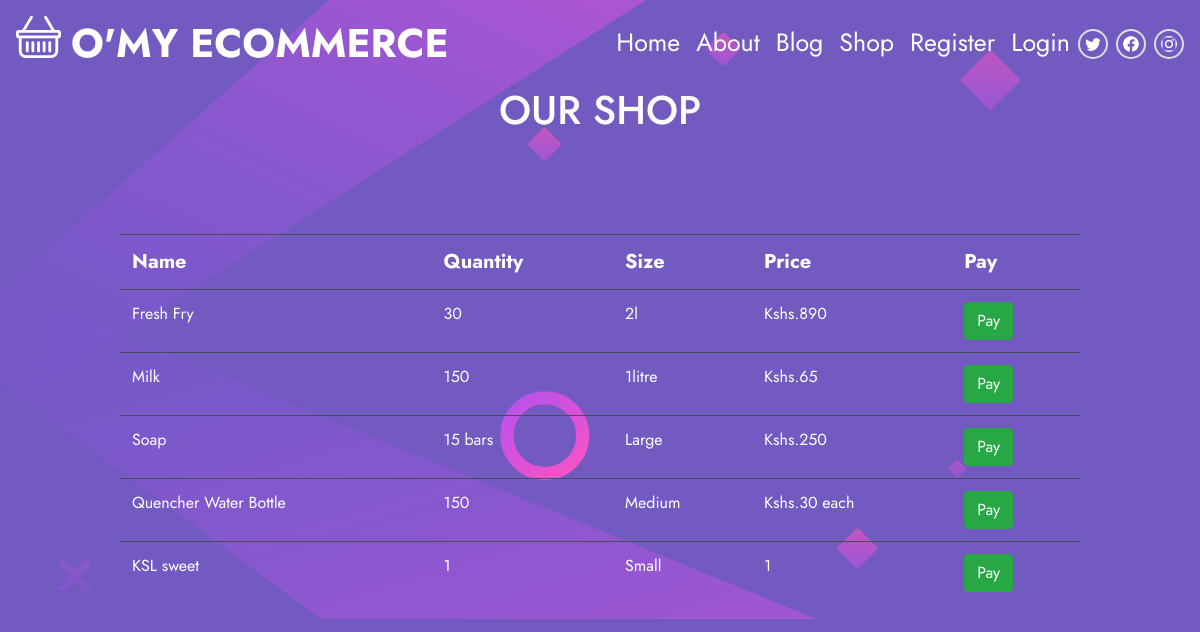
The app's page /shop/ with its own data.
### morningDjangoHtmlFormsProject/models.py (models this page shows)
class Product(models.Model):
    name = models.CharField(max_length=30, blank=False, null=False)
    qtty = models.CharField(max_length=30, blank=False, null=False)
    size = models.CharField(max_length=25, blank=False, null=False)
    price = models.CharField(max_length=20, blank=False, null=False)

### morningDjangoHtmlFormsProject/views.py (the view)
# urls.py: path('shop/', user_views.shop, name='shop-page'),
def shop(request):
    all_products = Product.objects.all()
    context = {"all_products": all_products}
    return render(request, 'shop.html', context)

### templates/shop.html
{% extends 'master.html' %}
{% load static %}
{% block content %}
    <div>
        <h1 class="products-heading text-white text-center">OUR SHOP</h1>
    <div class="products-table">
         <table class="products-list table table-dark table-hover">
            <tr class="list-heading">
                <th>Name</th>
                <th>Quantity</th>
                <th>Size</th>
                <th>Price</th>
                <th>Pay</th>
            </tr>
            {% for product in all_products %}
                <tr>
                    <td>{{ product.name }}</td>
                    <td>{{ product.qtty }}</td>
                    <td>{{ product.size }}</td>
                    <td>{{ product.price }}</td>
                    <td><a href="/pay/{{ product.id }}" class="btn btn-success">Pay</a></td>
                </tr>
            {% endfor %}
        </table>
    </div>
    </div>
{% endblock %}

### records on screen
Product: name "Fresh Fry", qtty "30", size "2l", price "Kshs.890"
Product: name "Milk", qtty "150", size "1litre", price "Kshs.65"
Product: name "Soap", qtty "15 bars", size "Large", price "Kshs.250"
Product: name "Quencher Water Bottle", qtty "150", size "Medium", price "Kshs.30 each"
Product: name "KSL sweet", qtty "1", size "Small", price "1"
